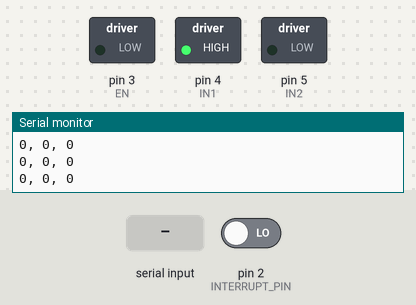
Bench run of a sketch on a simulated Arduino Uno, built with avr-gcc and run on an emulated ATmega328P. Shown: switched loads named in the sketch (green lamp = pin HIGH), the last lines printed to the serial monitor. Inputs (shaded band) come from the test bench; at power-on: pin 2 (INTERRUPT_PIN) LOW.

Above: at 1.2 s.
1.3 s: "90,45\n" received over Serial
At 2.0 s:
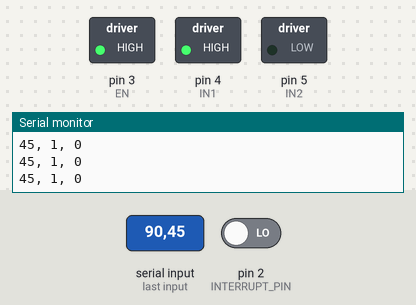
Timing chart, 0 to 4.3 s (numbered marks = the images above; inputs shaded):
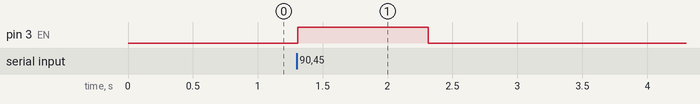

Measured:
- after the input at 1.3 s, pin 3 (EN): LOW → HIGH at once, → LOW 1.0 s later

The sketch:

bang_bang_control.ino
```cpp
#include <TimerOne.h>

#define IN1 4
#define IN2 5
#define EN 3
#define INTERRUPT_PIN 2 //definition of IN1, IN2, EN , digital interrupt pins

unsigned int pwmOutput = 0;
unsigned int startTime = millis();
unsigned int count = 0;
unsigned int sampleRate = 20;
unsigned int setPoint = 0; //speed in RPM
void setup() {
  Serial.begin(115200); //initializing the serial monitor
  pinMode(IN1, OUTPUT);
  pinMode(IN2, OUTPUT);
  pinMode(EN, OUTPUT); //setting IN1, IN2, EN as output
  digitalWrite(IN1, HIGH);
  digitalWrite(IN2, LOW); //spinning the motor in one direction
  analogWrite(EN, pwmOutput); //setting the pwm output (initially 0)
  attachInterrupt(digitalPinToInterrupt(INTERRUPT_PIN), increaseCount , RISING); // only trigger interrupt on RISING edge

  Timer1.initialize(1000000/sampleRate);
  Timer1.attachInterrupt(printCount);

}

void loop() {
  if (Serial.available() > 0){
    setPoint = Serial.parseInt();
  }
}

void printCount(){
  Timer1.detachInterrupt();
  int rpm = (count*sampleRate)*3;
  if (rpm < setPoint){
    digitalWrite(EN, HIGH);
  }
  else{
    digitalWrite(EN, LOW);
  }
  // Serial.print("Setpoint: ");
  Serial.print(setPoint);
  Serial.print(", ");
  // Serial.print(", State: ");
  Serial.print(rpm < setPoint);
  // Serial.print(", rpm: ");
  Serial.print(", ");
  Serial.println(rpm);
  count = 0;
  Timer1.attachInterrupt(printCount);
}

void increaseCount(){
  count++;
}
```
